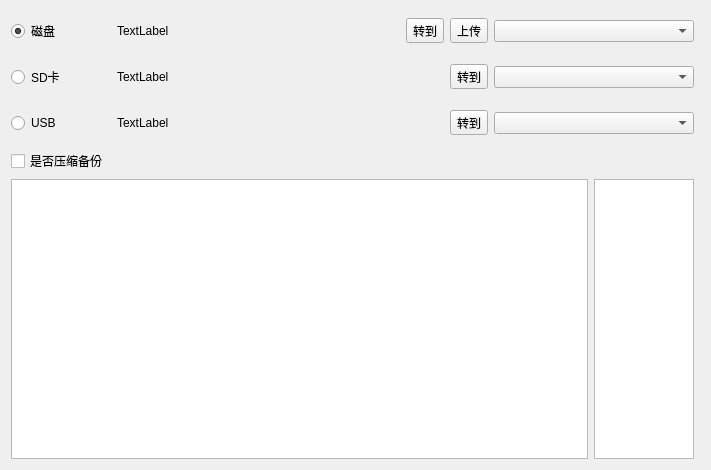
<?xml version="1.0" encoding="UTF-8"?>
<ui version="4.0">
 <class>w_sys_manage_sqlcopy_Dialog</class>
 <widget class="QDialog" name="w_sys_manage_sqlcopy_Dialog">
  <property name="geometry">
   <rect>
    <x>0</x>
    <y>0</y>
    <width>711</width>
    <height>470</height>
   </rect>
  </property>
  <property name="windowTitle">
   <string>Dialog</string>
  </property>
  <layout class="QHBoxLayout" name="horizontalLayout_6">
   <item>
    <layout class="QVBoxLayout" name="verticalLayout">
     <item>
      <layout class="QHBoxLayout" name="horizontalLayout" stretch="0,1,0,0,0">
       <item>
        <widget class="QRadioButton" name="radioButton">
         <property name="minimumSize">
          <size>
           <width>100</width>
           <height>0</height>
          </size>
         </property>
         <property name="text">
          <string>磁盘</string>
         </property>
         <property name="checked">
          <bool>true</bool>
         </property>
        </widget>
       </item>
       <item>
        <widget class="QLabel" name="label">
         <property name="minimumSize">
          <size>
           <width>200</width>
           <height>40</height>
          </size>
         </property>
         <property name="text">
          <string>TextLabel</string>
         </property>
         <property name="wordWrap">
          <bool>true</bool>
         </property>
         <property name="textInteractionFlags">
          <set>Qt::LinksAccessibleByMouse|Qt::TextSelectableByMouse</set>
         </property>
        </widget>
       </item>
       <item>
        <widget class="QToolButton" name="toolButton">
         <property name="text">
          <string>转到</string>
         </property>
         <property name="outer_stylesheet" stdset="0">
          <string>pushbutton</string>
         </property>
        </widget>
       </item>
       <item>
        <widget class="QToolButton" name="toolButton_upload_ftp">
         <property name="text">
          <string>上传</string>
         </property>
         <property name="outer_stylesheet" stdset="0">
          <string>pushbutton</string>
         </property>
        </widget>
       </item>
       <item>
        <widget class="lds_ComboBox" name="comboBox">
         <property name="minimumSize">
          <size>
           <width>200</width>
           <height>0</height>
          </size>
         </property>
         <property name="maximumSize">
          <size>
           <width>200</width>
           <height>16777215</height>
          </size>
         </property>
        </widget>
       </item>
      </layout>
     </item>
     <item>
      <layout class="QHBoxLayout" name="horizontalLayout_2" stretch="0,1,0,0">
       <item>
        <widget class="QRadioButton" name="radioButton_2">
         <property name="minimumSize">
          <size>
           <width>100</width>
           <height>0</height>
          </size>
         </property>
         <property name="text">
          <string>SD卡</string>
         </property>
        </widget>
       </item>
       <item>
        <widget class="QLabel" name="label_2">
         <property name="minimumSize">
          <size>
           <width>200</width>
           <height>40</height>
          </size>
         </property>
         <property name="text">
          <string>TextLabel</string>
         </property>
         <property name="wordWrap">
          <bool>true</bool>
         </property>
         <property name="textInteractionFlags">
          <set>Qt::LinksAccessibleByMouse|Qt::TextSelectableByMouse</set>
         </property>
        </widget>
       </item>
       <item>
        <widget class="QToolButton" name="toolButton_2">
         <property name="text">
          <string>转到</string>
         </property>
         <property name="outer_stylesheet" stdset="0">
          <string>pushbutton</string>
         </property>
        </widget>
       </item>
       <item>
        <widget class="lds_ComboBox" name="comboBox_2">
         <property name="minimumSize">
          <size>
           <width>200</width>
           <height>0</height>
          </size>
         </property>
         <property name="maximumSize">
          <size>
           <width>200</width>
           <height>16777215</height>
          </size>
         </property>
        </widget>
       </item>
      </layout>
     </item>
     <item>
      <layout class="QHBoxLayout" name="horizontalLayout_4" stretch="0,1,0,0">
       <item>
        <widget class="QRadioButton" name="radioButton_3">
         <property name="minimumSize">
          <size>
           <width>100</width>
           <height>0</height>
          </size>
         </property>
         <property name="text">
          <string>USB</string>
         </property>
        </widget>
       </item>
       <item>
        <widget class="QLabel" name="label_3">
         <property name="minimumSize">
          <size>
           <width>200</width>
           <height>40</height>
          </size>
         </property>
         <property name="text">
          <string>TextLabel</string>
         </property>
         <property name="wordWrap">
          <bool>true</bool>
         </property>
         <property name="textInteractionFlags">
          <set>Qt::LinksAccessibleByMouse|Qt::TextSelectableByMouse</set>
         </property>
        </widget>
       </item>
       <item>
        <widget class="QToolButton" name="toolButton_3">
         <property name="text">
          <string>转到</string>
         </property>
         <property name="outer_stylesheet" stdset="0">
          <string>pushbutton</string>
         </property>
        </widget>
       </item>
       <item>
        <widget class="lds_ComboBox" name="comboBox_3">
         <property name="minimumSize">
          <size>
           <width>200</width>
           <height>0</height>
          </size>
         </property>
         <property name="maximumSize">
          <size>
           <width>200</width>
           <height>16777215</height>
          </size>
         </property>
        </widget>
       </item>
      </layout>
     </item>
     <item>
      <widget class="QCheckBox" name="checkBox_zipbackup">
       <property name="text">
        <string>是否压缩备份</string>
       </property>
      </widget>
     </item>
     <item>
      <layout class="QHBoxLayout" name="horizontalLayout_3">
       <item>
        <widget class="QTextBrowser" name="textBrowser"/>
       </item>
       <item>
        <widget class="QTextEdit" name="textEdit_amdin_set">
         <property name="minimumSize">
          <size>
           <width>100</width>
           <height>0</height>
          </size>
         </property>
         <property name="maximumSize">
          <size>
           <width>100</width>
           <height>16777215</height>
          </size>
         </property>
        </widget>
       </item>
      </layout>
     </item>
    </layout>
   </item>
   <item>
    <widget class="lds_toolbar" name="widget"/>
   </item>
  </layout>
 </widget>
 <customwidgets>
  <customwidget>
   <class>lds_toolbar</class>
   <extends>QFrame</extends>
   <header>lds_toolbar.h</header>
   <container>1</container>
  </customwidget>
  <customwidget>
   <class>lds_ComboBox</class>
   <extends>QComboBox</extends>
   <header>lds_combobox.h</header>
  </customwidget>
 </customwidgets>
 <resources/>
 <connections/>
</ui>
